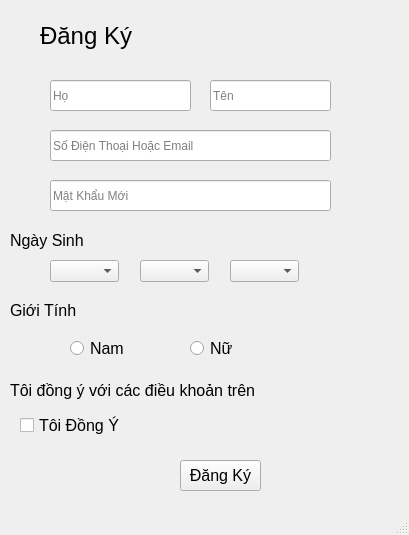
<?xml version="1.0" encoding="UTF-8"?>
<ui version="4.0">
 <class>MainWindow</class>
 <widget class="QMainWindow" name="MainWindow">
  <property name="geometry">
   <rect>
    <x>0</x>
    <y>0</y>
    <width>409</width>
    <height>535</height>
   </rect>
  </property>
  <property name="windowTitle">
   <string>Hệ Thống Chăm Sóc Sức khỏe</string>
  </property>
  <property name="layoutDirection">
   <enum>Qt::LeftToRight</enum>
  </property>
  <widget class="QWidget" name="centralwidget">
   <widget class="QLabel" name="label">
    <property name="geometry">
     <rect>
      <x>40</x>
      <y>10</y>
      <width>121</width>
      <height>51</height>
     </rect>
    </property>
    <property name="font">
     <font>
      <pointsize>18</pointsize>
     </font>
    </property>
    <property name="text">
     <string>Đăng Ký </string>
    </property>
   </widget>
   <widget class="QLineEdit" name="txtHo">
    <property name="geometry">
     <rect>
      <x>50</x>
      <y>80</y>
      <width>141</width>
      <height>31</height>
     </rect>
    </property>
    <property name="text">
     <string/>
    </property>
    <property name="placeholderText">
     <string>Họ</string>
    </property>
   </widget>
   <widget class="QLineEdit" name="txtTen">
    <property name="geometry">
     <rect>
      <x>210</x>
      <y>80</y>
      <width>121</width>
      <height>31</height>
     </rect>
    </property>
    <property name="placeholderText">
     <string>Tên</string>
    </property>
   </widget>
   <widget class="QLineEdit" name="txtSDT">
    <property name="geometry">
     <rect>
      <x>50</x>
      <y>130</y>
      <width>281</width>
      <height>31</height>
     </rect>
    </property>
    <property name="placeholderText">
     <string>Số Điện Thoại Hoặc Email</string>
    </property>
   </widget>
   <widget class="QLineEdit" name="txtMatKhau">
    <property name="geometry">
     <rect>
      <x>50</x>
      <y>180</y>
      <width>281</width>
      <height>31</height>
     </rect>
    </property>
    <property name="placeholderText">
     <string>Mật Khẩu Mới</string>
    </property>
   </widget>
   <widget class="QRadioButton" name="radioNam">
    <property name="geometry">
     <rect>
      <x>70</x>
      <y>340</y>
      <width>82</width>
      <height>17</height>
     </rect>
    </property>
    <property name="font">
     <font>
      <pointsize>12</pointsize>
     </font>
    </property>
    <property name="text">
     <string>Nam</string>
    </property>
   </widget>
   <widget class="QRadioButton" name="radioNu">
    <property name="geometry">
     <rect>
      <x>190</x>
      <y>340</y>
      <width>82</width>
      <height>17</height>
     </rect>
    </property>
    <property name="font">
     <font>
      <pointsize>12</pointsize>
     </font>
    </property>
    <property name="text">
     <string>Nữ</string>
    </property>
   </widget>
   <widget class="QCheckBox" name="chkDongY">
    <property name="geometry">
     <rect>
      <x>20</x>
      <y>410</y>
      <width>141</width>
      <height>31</height>
     </rect>
    </property>
    <property name="font">
     <font>
      <pointsize>12</pointsize>
     </font>
    </property>
    <property name="text">
     <string>Tôi Đồng Ý</string>
    </property>
   </widget>
   <widget class="QPushButton" name="btnDangKy">
    <property name="geometry">
     <rect>
      <x>180</x>
      <y>460</y>
      <width>81</width>
      <height>31</height>
     </rect>
    </property>
    <property name="font">
     <font>
      <pointsize>12</pointsize>
     </font>
    </property>
    <property name="text">
     <string>Đăng Ký</string>
    </property>
   </widget>
   <widget class="QLabel" name="label_2">
    <property name="geometry">
     <rect>
      <x>10</x>
      <y>370</y>
      <width>271</width>
      <height>41</height>
     </rect>
    </property>
    <property name="font">
     <font>
      <pointsize>12</pointsize>
     </font>
    </property>
    <property name="text">
     <string>Tôi đồng ý với các điều khoản trên</string>
    </property>
   </widget>
   <widget class="QComboBox" name="cbNgay">
    <property name="geometry">
     <rect>
      <x>50</x>
      <y>260</y>
      <width>69</width>
      <height>22</height>
     </rect>
    </property>
   </widget>
   <widget class="QComboBox" name="cbThang">
    <property name="geometry">
     <rect>
      <x>140</x>
      <y>260</y>
      <width>69</width>
      <height>22</height>
     </rect>
    </property>
   </widget>
   <widget class="QComboBox" name="cbNam">
    <property name="geometry">
     <rect>
      <x>230</x>
      <y>260</y>
      <width>69</width>
      <height>22</height>
     </rect>
    </property>
   </widget>
   <widget class="QLabel" name="label_3">
    <property name="geometry">
     <rect>
      <x>10</x>
      <y>300</y>
      <width>91</width>
      <height>21</height>
     </rect>
    </property>
    <property name="font">
     <font>
      <pointsize>12</pointsize>
     </font>
    </property>
    <property name="text">
     <string>Giới Tính</string>
    </property>
   </widget>
   <widget class="QLabel" name="label_4">
    <property name="geometry">
     <rect>
      <x>10</x>
      <y>230</y>
      <width>81</width>
      <height>21</height>
     </rect>
    </property>
    <property name="font">
     <font>
      <pointsize>12</pointsize>
     </font>
    </property>
    <property name="text">
     <string>Ngày Sinh</string>
    </property>
   </widget>
  </widget>
  <widget class="QMenuBar" name="menubar">
   <property name="geometry">
    <rect>
     <x>0</x>
     <y>0</y>
     <width>409</width>
     <height>21</height>
    </rect>
   </property>
  </widget>
  <widget class="QStatusBar" name="statusbar"/>
 </widget>
 <resources/>
 <connections/>
</ui>
